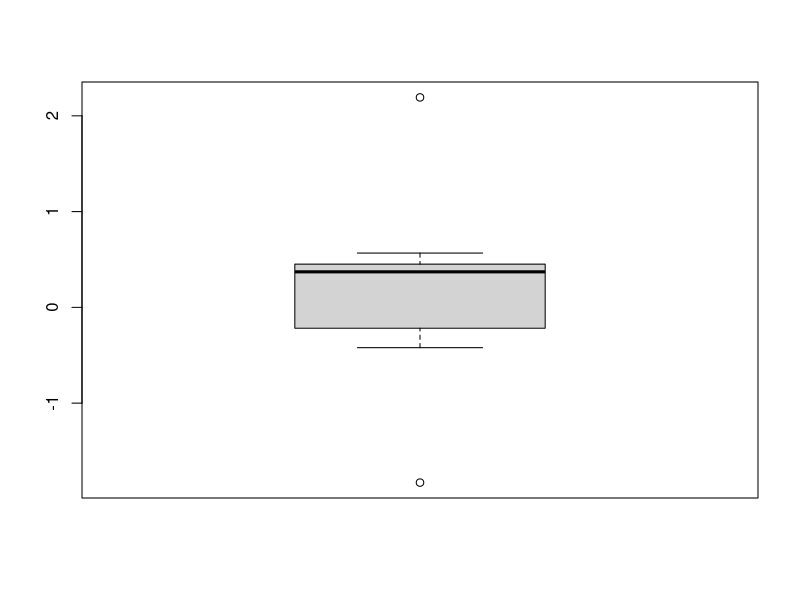

Write the R code that produced this figure.
## ---- chunk 1
set.seed(4669)
aaa <- rnorm(10)
boxplot(aaa)
